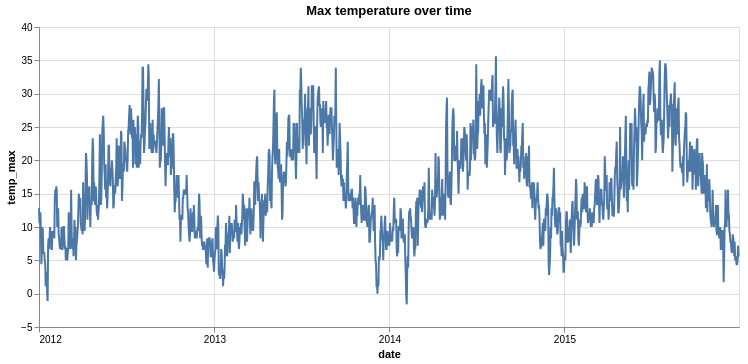

The code cell stored with this chart in its notebook:
### Markdown cell above
## Visualize Temp Max Over Time

Create a line chart of `temp_max` over time. Include a title and a tooltip showing date and temp.

### Code cell
#TODO
temp_max = alt.Chart(df).mark_line().encode(
    alt.X('date', axis=alt.Axis(format='%Y', tickCount='year')),
    alt.Y('temp_max'),
    tooltip=['temp_max', 'date']
).properties(width=700, title="Max temperature over time")
temp_max

### Figure 1 — Vega-Lite specification as saved in the notebook (floating-point values rounded to 4 significant figures; data arrays with more than 128 entries replaced by an {"elided": "..."} marker saying what was removed)
{"config": {"view": {"continuousWidth": 300, "continuousHeight": 300}}, "data": {"name": "data-6881b3c76720a51ecae2e2fb5659aff4"}, "mark": {"type": "line"}, "encoding": {"tooltip": [{"field": "temp_max", "type": "quantitative"}, {"field": "date", "type": "temporal"}], "x": {"axis": {"format": "%Y", "tickCount": "year"}, "field": "date", "type": "temporal"}, "y": {"field": "temp_max", "type": "quantitative"}}, "title": "Max temperature over time", "width": 700, "$schema": "https://vega.github.io/schema/vega-lite/v6.1.0.json", "datasets": {"data-6881b3c76720a51ecae2e2fb5659aff4": {"elided": "1461 records"}}}
